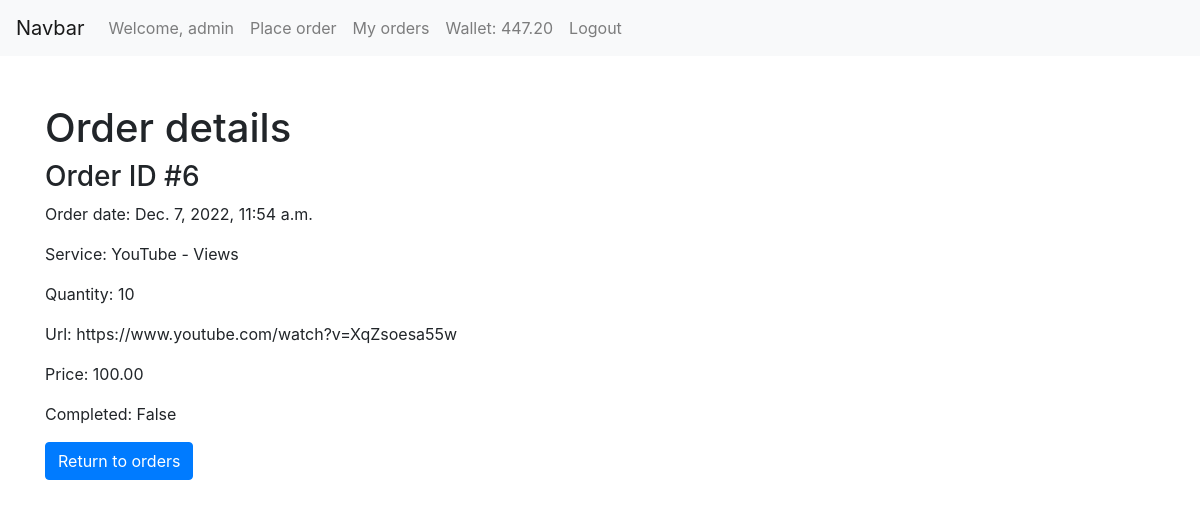
Page /orderInfo/6/ (signed in) on the committed database.
### main/models.py (models this page shows, shortened)
class Wallet(models.Model):
    user = models.OneToOneField('auth.User', on_delete=models.CASCADE, primary_key=True)
    balance = models.DecimalField(default=0, decimal_places=2, max_digits=10)

class Order(models.Model):
    id = models.AutoField(primary_key=True)
    user = models.ForeignKey('auth.User', on_delete=models.CASCADE)
    service = models.ForeignKey(Service, on_delete=models.CASCADE, null=True)
    quantity = models.IntegerField(null=True)
    url = models.URLField(max_length=200, null=True)
    paidDate = models.DateTimeField(null=True)
    price = models.DecimalField(null=True, decimal_places=2, max_digits=10)
    completed = models.BooleanField(default=False, null=True)
    paid = models.BooleanField(default=False, null=True)

class Service(models.Model):
    id = models.AutoField(primary_key=True)
    name = models.CharField(max_length=50)
    price = models.DecimalField(max_digits=10, decimal_places=2)
    description = models.TextField()
    sampleURL = models.URLField(max_length=200)
    def __str__(self):
        return self.name

### main/views.py (the view)
# urls.py: path('orderInfo/<int:order_id>/', views.order_details_request, name='orderDetails'),
def order_details_request(request, order_id):
    if not request.user.is_authenticated:
        messages.error(request, "You must be logged in to check your orders.")
        return redirect("main:login")
    order = Order.objects.filter(user=request.user, paid=True, id=order_id)
    if order is None:
        messages.error(request, "Invalid order.")
        return redirect("main:my_orders")
    order = order.first()
    return render(request=request,
                  template_name="main/orderInfo.html", context={"order": order})

### main/templates/main/orderInfo.html
{% extends "main/header.html" %}
{% block content %}
<div class="container py-5">
  <h1>Order details</h1>
    <div class="row">
        <div class="col-md-6">
            <h3>Order ID #{{ order.id }}</h3>
            <p>Order date: {{ order.paidDate}}</p>
            <p>Service: {{ order.service}}</p>
            <p>Quantity: {{ order.quantity}}</p>
            <p>Url: {{ order.url}}</p>
            <p>Price: {{ order.price}}</p>
            <p>Completed: {{ order.completed}}</p>
            <a href="/orders" class="btn btn-primary">Return to orders</a>
        </div>
    </div>
</div>
{% endblock %}

### main/templates/main/includes/navbar.html (shortened to what this page needs)
    <nav class="navbar navbar-expand-lg navbar-light bg-light">
      <a class="navbar-brand" href="{% url 'main:homepage' %}">Navbar</a>
      <div class="collapse navbar-collapse" id="navbarText">
        <ul class="navbar-nav mr-auto">
          {% if user.is_authenticated %}
              <li class="nav-item">
                <a class="nav-link" href="#">Welcome, {{user.username}}</a>
              </li>
              <li class="nav-item">
                <a class="nav-link" href="/order">Place order</a>
              </li>
              <li class="nav-item">
                <a class="nav-link" href="/orders">My orders</a>
              </li>
              <li class="nav-item">
                <a class="nav-link" href="/wallet">Wallet: {{user.wallet.balance}}</a>
              </li>
               <li class="nav-item">
                <a class="nav-link" href="/logout">Logout</a>
              </li>
          {% else %}
              <li class="nav-item">
                <a class="nav-link" href="/login">Login</a>
              </li>
          {% endif %}
        </ul>
      </div>
    </nav>

### rows in the picture
Order: id "6", paidDate "Dec. 7, 2022, 11:54 a.m.", service "YouTube - Views", quantity "10", url "https://www.youtube.com/watch?v=XqZsoesa55w", price "100.00", completed "False"

### other values in the picture
{{ user.username }} "admin"
{{ user.wallet.balance }} "447.20"
